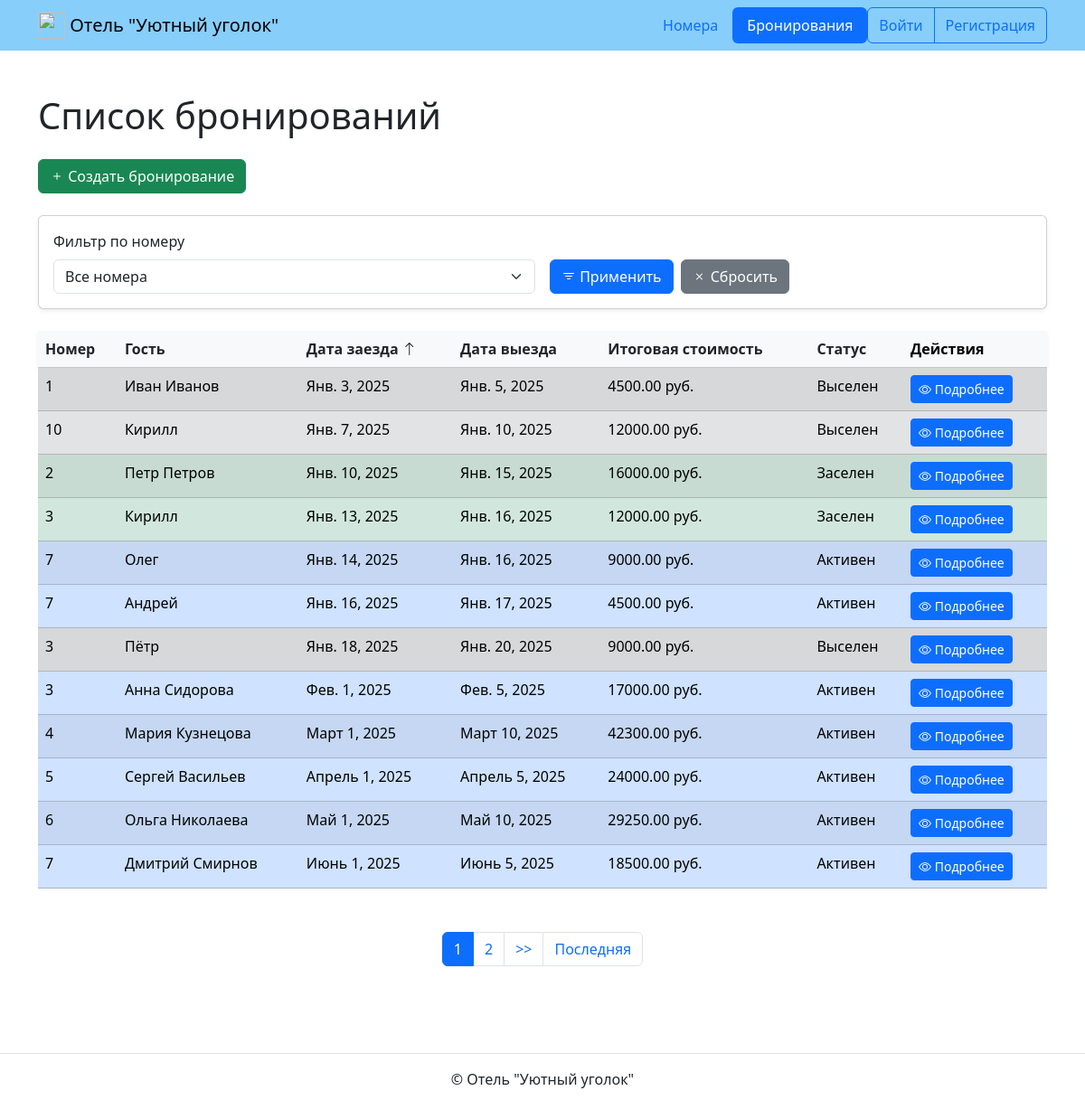
The page /bookings/ on the database its author committed.
### bookings/models.py (models this page shows, shortened)
class Booking(models.Model):
    STATUS_CHOICES = [
        ('active', 'Активен'),
        ('checked_in', 'Заселен'),
        ('checked_out', 'Выселен'),
    ]
    room = models.ForeignKey(
        Room,
        on_delete=models.CASCADE,
        verbose_name='Номер',
        related_name='bookings'
    )
    check_in = models.DateField(verbose_name='Дата заезда')
    check_out = models.DateField(verbose_name='Дата выезда')
    guest_name = models.CharField(max_length=100, verbose_name='Имя гостя')
    guest_phone = models.CharField(max_length=20, verbose_name='Телефон гостя')
    has_baby_cot = models.BooleanField(
        default=False,
        verbose_name='Детская кровать'
    )
    status = models.CharField(
        max_length=20,
        choices=STATUS_CHOICES,
        default='active',
        verbose_name='Статус'
    )
    actual_check_in = models.DateField(
        null=True, blank=True,
        verbose_name='Фактическая дата заезда'
    )
    actual_check_out = models.DateField(
        null=True,
        blank=True,
        verbose_name='Фактическая дата выезда'
    )
    created_at = models.DateTimeField(
        auto_now_add=True,
        verbose_name='Дата создания'
    )
    updated_at = models.DateTimeField(
        auto_now=True,
        verbose_name='Дата обновления'
    )
    total_price = models.DecimalField(
        max_digits=10,
        decimal_places=2,
        verbose_name='Итоговая стоимость',
        null=True,
        blank=True
    )
    class Meta:
        verbose_name = 'Бронирование'
        verbose_name_plural = 'Бронирования'

class Room(models.Model):
    TYPE_CHOICES = [
        (1, '1-местный'),
        (2, '2-местный'),
        (3, '3-местный'),
    ]
    CATEGORY_CHOICES = [
        ('стандарт', 'Стандарт'),
        ('комфорт', 'Комфорт'),
        ('люкс', 'Люкс'),
    ]
    type = models.IntegerField(choices=TYPE_CHOICES, verbose_name='Тип номера')
    category = models.CharField(
        max_length=10,
        choices=CATEGORY_CHOICES,
        verbose_name='Категория номера'
    )
    has_baby_cot = models.BooleanField(
        default=False,
        verbose_name='Детская кровать'
    )
    weekday_price = models.DecimalField(
        max_digits=10,
        decimal_places=2,
        verbose_name='Цена в будни'
    )
    weekend_price = models.DecimalField(
        max_digits=10,
        decimal_places=2,
        verbose_name='Цена в выходные'
    )
    class Meta:
        verbose_name = 'Номер'
        verbose_name_plural = 'Номера'

### bookings/views.py (the view)
# urls.py: path('bookings/', views.BookingListView.as_view(), name='booking_list'),
class BookingListView(ListView):
    model = Booking
    template_name = 'bookings/booking_list.html'
    context_object_name = 'bookings'
    paginate_by = 12
    def get_queryset(self):
        valid_sort_fields = [
            'room', 'guest_name', 'check_in',
            'check_out', 'total_price', 'status'
        ]
        sort_field = self.request.GET.get('sort', 'check_in')
        if sort_field.lstrip('-') not in valid_sort_fields:
            sort_field = 'check_in'
        room_id = self.request.GET.get('room')
        queryset = Booking.objects.all()
        if room_id:
            room = get_object_or_404(Room, id=room_id)
            queryset = room.bookings.all()
        self.sort_field = sort_field
        self.sort_direction = 'desc' if sort_field.startswith('-') else 'asc'
        return queryset.order_by(sort_field)
    def get_context_data(self, **kwargs):
        context = super().get_context_data(**kwargs)
        context['sort_field'] = self.sort_field.lstrip('-')
        context['sort_direction'] = self.sort_direction
        context['rooms'] = Room.objects.all()
        room_id = self.request.GET.get('room')
        if room_id:
            context['selected_room'] = get_object_or_404(Room, id=room_id)
        return context

### templates/bookings/booking_list.html (shortened to what this page needs)
{% extends 'base.html' %}
{% load django_bootstrap5 %}
{% block content %}
  <h1 class="mb-4">Список бронирований</h1>
  <div class="mb-4">
    <a href="{% url 'bookings:booking_create' %}" class="btn btn-success">
      <i class="bi bi-plus"></i> Создать бронирование
    </a>
  </div>
  <div class="card mb-4 shadow-sm">
    <div class="card-body">
      <form method="get" class="row g-3">
        <div class="col-md-6">
          <label for="room" class="form-label">Фильтр по номеру</label>
          <select name="room" id="room" class="form-select">
            <option value="">Все номера</option>
          </select>
        </div>
        <div class="col-md-6 d-flex align-items-end">
          <button type="submit" class="btn btn-primary me-2">
            <i class="bi bi-filter"></i> Применить
          </button>
          <a href="{% url 'bookings:booking_list' %}" class="btn btn-secondary">
            <i class="bi bi-x"></i> Сбросить
          </a>
        </div>
      </form>
    </div>
  </div>
  <table class="table table-striped table-hover">
    <thead class="table-light shadow-sm">
      <tr>
        <th>
          <a href="?sort={% if sort_field == 'room' and sort_direction == 'asc' %}-{% endif %}room&room={% if selected_room %}{{ selected_room.id }}{% endif %}" class="text-dark text-decoration-none">
            Номер
          </a>
        </th>
        <th>
          <a href="?sort={% if sort_field == 'guest_name' and sort_direction == 'asc' %}-{% endif %}guest_name&room={% if selected_room %}{{ selected_room.id }}{% endif %}" class="text-dark text-decoration-none">
            Гость
          </a>
        </th>
        <th>
          <a href="?sort={% if sort_field == 'check_in' and sort_direction == 'asc' %}-{% endif %}check_in&room={% if selected_room %}{{ selected_room.id }}{% endif %}" class="text-dark text-decoration-none">
            Дата заезда
            {% if sort_field == 'check_in' %}
              {% if sort_direction == 'asc' %}
                <i class="bi bi-arrow-up"></i>
              {% else %}
                <i class="bi bi-arrow-down"></i>
              {% endif %}
            {% endif %}
          </a>
        </th>
        <th>
          <a href="?sort={% if sort_field == 'check_out' and sort_direction == 'asc' %}-{% endif %}check_out&room={% if selected_room %}{{ selected_room.id }}{% endif %}" class="text-dark text-decoration-none">
            Дата выезда
          </a>
        </th>
        <th>
          <a href="?sort={% if sort_field == 'total_price' and sort_direction == 'asc' %}-{% endif %}total_price&room={% if selected_room %}{{ selected_room.id }}{% endif %}" class="text-dark text-decoration-none">
            Итоговая стоимость
          </a>
        </th>
        <th>
          <a href="?sort={% if sort_field == 'status' and sort_direction == 'asc' %}-{% endif %}status&room={% if selected_room %}{{ selected_room.id }}{% endif %}" class="text-dark text-decoration-none">
            Статус
          </a>
        </th>
        <th>Действия</th>
      </tr>
    </thead>
    <tbody>
      {% for booking in bookings %}
        <tr class="
          {% if booking.status == 'active' %}table-primary{% endif %}
          {% if booking.status == 'checked_in' %}table-success{% endif %}
          {% if booking.status == 'checked_out' %}table-secondary{% endif %}
        ">
          <td>{{ booking.room.id }}</td>
          <td>{{ booking.guest_name }}</td>
          <td>{{ booking.check_in }}</td>
          <td>{{ booking.check_out }}</td>
          <td>{{ booking.total_price|floatformat:"2" }} руб.</td>
          <td>{{ booking.get_status_display }}</td>
          <td>
            <a href="{% url 'bookings:booking_detail' booking.id %}" class="btn btn-sm btn-primary">
              <i class="bi bi-eye"></i> Подробнее
            </a>
          </td>
        </tr>
      {% endfor %}
    </tbody>
  </table>
  {% include 'includes/paginator.html' %}
{% endblock %}

### rows shown on the page
Booking: room.id "1", guest_name "Иван Иванов", check_in "Янв. 3, 2025", check_out "Янв. 5, 2025", total_price "4500.00", status "Выселен"
Booking: room.id "10", guest_name "Кирилл", check_in "Янв. 7, 2025", check_out "Янв. 10, 2025", total_price "12000.00", status "Выселен"
Booking: room.id "2", guest_name "Петр Петров", check_in "Янв. 10, 2025", check_out "Янв. 15, 2025", total_price "16000.00", status "Заселен"
Booking: room.id "3", guest_name "Кирилл", check_in "Янв. 13, 2025", check_out "Янв. 16, 2025", total_price "12000.00", status "Заселен"
Booking: room.id "7", guest_name "Олег", check_in "Янв. 14, 2025", check_out "Янв. 16, 2025", total_price "9000.00", status "Активен"
Booking: room.id "7", guest_name "Андрей", check_in "Янв. 16, 2025", check_out "Янв. 17, 2025", total_price "4500.00", status "Активен"
Booking: room.id "3", guest_name "Пётр", check_in "Янв. 18, 2025", check_out "Янв. 20, 2025", total_price "9000.00", status "Выселен"
Booking: room.id "3", guest_name "Анна Сидорова", check_in "Фев. 1, 2025", check_out "Фев. 5, 2025", total_price "17000.00", status "Активен"
Booking: room.id "4", guest_name "Мария Кузнецова", check_in "Март 1, 2025", check_out "Март 10, 2025", total_price "42300.00", status "Активен"
Booking: room.id "5", guest_name "Сергей Васильев", check_in "Апрель 1, 2025", check_out "Апрель 5, 2025", total_price "24000.00", status "Активен"
Booking: room.id "6", guest_name "Ольга Николаева", check_in "Май 1, 2025", check_out "Май 10, 2025", total_price "29250.00", status "Активен"
Booking: room.id "7", guest_name "Дмитрий Смирнов", check_in "Июнь 1, 2025", check_out "Июнь 5, 2025", total_price "18500.00", status "Активен"

### other values the page prints
{{ i }} "1"
{{ i }} "2"
